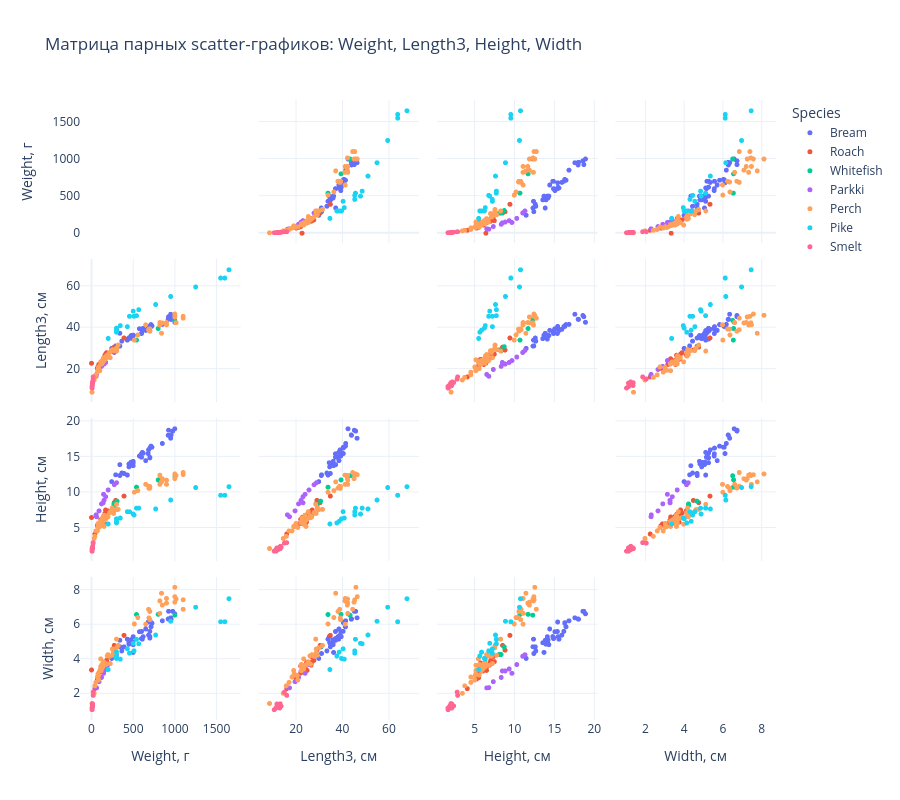

Write notebook code for a chart like this one.
### Markdown cell above
**Вывод.** Классы сильно несбалансированы: `Perch` — самый многочисленный
(~56 особей), тогда как `Whitefish` — всего 6, `Smelt` — 14. Медианный вес
сильно различается по видам: `Pike` — самая тяжёлая (медиана ~700 г),
`Smelt` — самая лёгкая (~10 г).

Практический вывод: если строить единую регрессию по всем видам, она будет
смещена в сторону `Perch`. Возможные решения — добавить `Species` как признак
(one-hot) или строить отдельные модели по видам. При кросс-валидации стоит
использовать стратификацию по `Species`, чтобы редкие виды попадали в каждый фолд.

### Code cell
selected = [TARGET, "Length3", "Height", "Width"]
fig = px.scatter_matrix(
    df, dimensions=selected, color=GROUP,
    labels={c: f"{c}, " + ("г" if c == TARGET else "см") for c in selected},
    title="Матрица парных scatter-графиков: Weight, Length3, Height, Width",
    height=800,
)
fig.update_traces(diagonal_visible=False, marker=dict(size=5))
fig.show()

### Figure 1 — Plotly figure (JSON) as saved in the notebook; plotly's stock layout.template omitted (floating-point values rounded to 4 significant figures)
{"data": [{"diagonal": {"visible": false}, "dimensions": [{"axis": {"matches": true}, "label": "Weight, г", "values": [242.0, 290.0, 340.0, 363.0, 430.0, 450.0, 500.0, 390.0, 450.0, 500.0, 475.0, 500.0, 500.0, 340.0, 600.0, 600.0, 700.0, 700.0, 610.0, 650.0, 575.0, 685.0, 620.0, 680.0, 700.0, 725.0, 720.0, 714.0, 850.0, 1000.0, 920.0, 955.0, 925.0, 975.0, 950.0]}, {"axis": {"matches": true}, "label": "Length3, см", "values": [30.0, 31.2, 31.1, 33.5, 34.0, 34.7, 34.5, 35.0, 35.1, 36.2, 36.2, 36.2, 36.4, 37.3, 37.2, 37.2, 38.3, 38.5, 38.6, 38.7, 39.5, 39.2, 39.7, 40.6, 40.5, 40.9, 40.6, 41.5, 41.6, 42.6, 44.1, 44.0, 45.3, 45.9, 46.5]}, {"axis": {"matches": true}, "label": "Height, см", "values": [11.52, 12.48, 12.38, 12.73, 12.44, 13.6, 14.18, 12.67, 14.0, 14.23, 14.26, 14.37, 13.76, 13.91, 14.95, 15.44, 14.86, 14.94, 15.63, 14.47, 15.13, 15.99, 15.52, 15.47, 16.24, 16.36, 16.36, 16.52, 16.89, 18.96, 18.04, 18.08, 18.75, 18.64, 17.62]}, {"axis": {"matches": true}, "label": "Width, см", "values": [4.02, 4.306, 4.696, 4.455, 5.134, 4.927, 5.279, 4.69, 4.844, 4.959, 5.104, 4.815, 4.368, 5.073, 5.171, 5.58, 5.285, 5.197, 5.134, 5.728, 5.569, 5.37, 5.28, 6.131, 5.589, 6.053, 6.09, 5.851, 6.198, 6.603, 6.306, 6.292, 6.75, 6.747, 6.37]}], "hovertemplate": "Species=Bream<br>%{xaxis.title.text}=%{x}<br>%{yaxis.title.text}=%{y}<extra></extra>", "legendgroup": "Bream", "marker": {"color": "#636efa", "size": 5, "symbol": "circle"}, "name": "Bream", "showlegend": true, "type": "splom"}, {"diagonal": {"visible": false}, "dimensions": [{"axis": {"matches": true}, "label": "Weight, г", "values": [40.0, 69.0, 78.0, 87.0, 120.0, 0.0, 110.0, 120.0, 150.0, 145.0, 160.0, 140.0, 160.0, 169.0, 161.0, 200.0, 180.0, 290.0, 272.0, 390.0]}, {"axis": {"matches": true}, "label": "Length3, см", "values": [16.2, 20.3, 21.2, 22.2, 22.2, 22.8, 23.1, 23.7, 24.7, 24.3, 25.3, 25.0, 25.0, 27.2, 26.7, 26.8, 27.9, 29.2, 30.6, 35.0]}, {"axis": {"matches": true}, "label": "Height, см", "values": [4.147, 5.298, 5.576, 5.617, 6.216, 6.475, 6.168, 6.115, 5.804, 6.634, 7.033, 6.55, 6.4, 7.534, 6.915, 7.397, 7.087, 8.877, 8.568, 9.485]}, {"axis": {"matches": true}, "label": "Width, см", "values": [2.268, 2.822, 2.904, 3.175, 3.574, 3.352, 3.396, 3.294, 3.754, 3.548, 3.82, 3.325, 3.8, 3.835, 3.631, 4.127, 3.906, 4.497, 4.774, 5.355]}], "hovertemplate": "Species=Roach<br>%{xaxis.title.text}=%{x}<br>%{yaxis.title.text}=%{y}<extra></extra>", "legendgroup": "Roach", "marker": {"color": "#EF553B", "size": 5, "symbol": "circle"}, "name": "Roach", "showlegend": true, "type": "splom"}, {"diagonal": {"visible": false}, "dimensions": [{"axis": {"matches": true}, "label": "Weight, г", "values": [270.0, 270.0, 306.0, 540.0, 800.0, 1000.0]}, {"axis": {"matches": true}, "label": "Length3, см", "values": [28.7, 29.3, 30.8, 34.0, 39.6, 43.5]}, {"axis": {"matches": true}, "label": "Height, см", "values": [8.38, 8.145, 8.778, 10.74, 11.76, 12.35]}, {"axis": {"matches": true}, "label": "Width, см", "values": [4.248, 4.248, 4.682, 6.562, 6.574, 6.525]}], "hovertemplate": "Species=Whitefish<br>%{xaxis.title.text}=%{x}<br>%{yaxis.title.text}=%{y}<extra></extra>", "legendgroup": "Whitefish", "marker": {"color": "#00cc96", "size": 5, "symbol": "circle"}, "name": "Whitefish", "showlegend": true, "type": "splom"}, {"diagonal": {"visible": false}, "dimensions": [{"axis": {"matches": true}, "label": "Weight, г", "values": [55.0, 60.0, 90.0, 120.0, 150.0, 140.0, 170.0, 145.0, 200.0, 273.0, 300.0]}, {"axis": {"matches": true}, "label": "Length3, см", "values": [16.5, 17.4, 19.8, 21.3, 22.4, 23.2, 23.2, 24.1, 25.8, 28.0, 29.0]}, {"axis": {"matches": true}, "label": "Height, см", "values": [6.848, 6.577, 7.405, 8.392, 8.893, 8.538, 9.396, 9.736, 10.35, 11.09, 11.37]}, {"axis": {"matches": true}, "label": "Width, см", "values": [2.326, 2.314, 2.673, 2.918, 3.293, 3.294, 3.41, 3.157, 3.664, 4.144, 4.234]}], "hovertemplate": "Species=Parkki<br>%{xaxis.title.text}=%{x}<br>%{yaxis.title.text}=%{y}<extra></extra>", "legendgroup": "Parkki", "marker": {"color": "#ab63fa", "size": 5, "symbol": "circle"}, "name": "Parkki", "showlegend": true, "type": "splom"}, {"diagonal": {"visible": false}, "dimensions": [{"axis": {"matches": true}, "label": "Weight, г", "values": [5.9, 32.0, 40.0, 51.5, 70.0, 100.0, 78.0, 80.0, 85.0, 85.0, 110.0, 115.0, 125.0, 130.0, 120.0, 120.0, 130.0, 135.0, 110.0, 130.0, 150.0, 145.0, 150.0, 170.0, 225.0, 145.0, 188.0, 180.0, 197.0, 218.0, 300.0, 260.0, 265.0, 250.0, 250.0, 300.0, 320.0, 514.0, 556.0, 840.0, 685.0, 700.0, 700.0, 690.0, 900.0, 650.0, 820.0, 850.0, 900.0, 1015.0, 820.0, 1100.0, 1000.0, 1100.0, 1000.0, 1000.0]}, {"axis": {"matches": true}, "label": "Length3, см", "values": [8.8, 14.7, 16.0, 17.2, 18.5, 19.2, 19.4, 20.2, 20.8, 21.0, 22.5, 22.5, 22.5, 22.8, 23.5, 23.5, 23.5, 23.5, 23.5, 24.0, 24.0, 24.2, 24.5, 25.0, 25.5, 25.5, 26.2, 26.5, 27.0, 28.0, 28.7, 28.9, 28.9, 28.9, 29.4, 30.1, 31.6, 34.0, 36.5, 37.3, 39.0, 38.3, 39.4, 39.3, 41.4, 41.4, 41.3, 42.3, 42.5, 42.4, 42.5, 44.6, 45.2, 45.5, 46.0, 46.6]}, {"axis": {"matches": true}, "label": "Height, см", "values": [2.112, 3.528, 3.824, 4.592, 4.588, 5.222, 5.199, 5.636, 5.138, 5.082, 5.692, 5.918, 5.692, 6.384, 6.11, 5.64, 6.11, 5.875, 5.522, 5.856, 6.792, 5.953, 5.218, 6.275, 7.293, 6.375, 6.733, 6.439, 6.561, 7.168, 8.323, 7.167, 7.052, 7.283, 7.82, 7.585, 7.616, 10.03, 10.26, 11.49, 10.88, 10.61, 10.84, 10.57, 11.14, 11.14, 12.43, 11.93, 11.73, 12.38, 11.13, 12.8, 11.93, 12.51, 12.6, 12.49]}, {"axis": {"matches": true}, "label": "Width, см", "values": [1.408, 1.999, 2.432, 2.632, 2.942, 3.322, 3.123, 3.05, 3.037, 2.772, 3.555, 3.308, 3.667, 3.534, 3.408, 3.525, 3.525, 3.525, 3.995, 3.624, 3.624, 3.63, 3.626, 3.725, 3.723, 3.825, 4.166, 3.683, 4.239, 4.144, 5.137, 4.335, 4.335, 4.566, 4.204, 4.635, 4.772, 6.018, 6.388, 7.796, 6.864, 6.741, 6.265, 6.367, 7.493, 6.003, 7.351, 7.106, 7.225, 7.462, 6.63, 6.868, 7.277, 7.417, 8.142, 7.596]}], "hovertemplate": "Species=Perch<br>%{xaxis.title.text}=%{x}<br>%{yaxis.title.text}=%{y}<extra></extra>", "legendgroup": "Perch", "marker": {"color": "#FFA15A", "size": 5, "symbol": "circle"}, "name": "Perch", "showlegend": true, "type": "splom"}, {"diagonal": {"visible": false}, "dimensions": [{"axis": {"matches": true}, "label": "Weight, г", "values": [200.0, 300.0, 300.0, 300.0, 430.0, 345.0, 456.0, 510.0, 540.0, 500.0, 567.0, 770.0, 950.0, 1250.0, 1600.0, 1550.0, 1650.0]}, {"axis": {"matches": true}, "label": "Length3, см", "values": [34.8, 37.8, 38.8, 39.8, 40.5, 41.0, 45.5, 45.5, 45.8, 48.0, 48.7, 51.2, 55.1, 59.7, 64.0, 64.0, 68.0]}, {"axis": {"matches": true}, "label": "Height, см", "values": [5.568, 5.708, 5.936, 6.288, 7.29, 6.396, 7.28, 6.825, 7.786, 6.96, 7.792, 7.68, 8.926, 10.69, 9.6, 9.6, 10.81]}, {"axis": {"matches": true}, "label": "Width, см", "values": [3.376, 4.158, 4.384, 4.02, 4.577, 3.977, 4.322, 4.459, 5.13, 4.896, 4.87, 5.376, 6.171, 6.985, 6.144, 6.144, 7.48]}], "hovertemplate": "Species=Pike<br>%{xaxis.title.text}=%{x}<br>%{yaxis.title.text}=%{y}<extra></extra>", "legendgroup": "Pike", "marker": {"color": "#19d3f3", "size": 5, "symbol": "circle"}, "name": "Pike", "showlegend": true, "type": "splom"}, {"diagonal": {"visible": false}, "dimensions": [{"axis": {"matches": true}, "label": "Weight, г", "values": [6.7, 7.5, 7.0, 9.7, 9.8, 8.7, 10.0, 9.9, 9.8, 12.2, 13.4, 12.2, 19.7, 19.9]}, {"axis": {"matches": true}, "label": "Length3, см", "values": [10.8, 11.6, 11.6, 12.0, 12.4, 12.6, 13.1, 13.1, 13.2, 13.4, 13.5, 13.8, 15.2, 16.2]}, {"axis": {"matches": true}, "label": "Height, см", "values": [1.739, 1.972, 1.728, 2.196, 2.083, 1.978, 2.214, 2.214, 2.204, 2.09, 2.43, 2.277, 2.873, 2.932]}, {"axis": {"matches": true}, "label": "Width, см", "values": [1.048, 1.16, 1.148, 1.38, 1.277, 1.285, 1.284, 1.166, 1.148, 1.394, 1.269, 1.256, 2.067, 1.879]}], "hovertemplate": "Species=Smelt<br>%{xaxis.title.text}=%{x}<br>%{yaxis.title.text}=%{y}<extra></extra>", "legendgroup": "Smelt", "marker": {"color": "#FF6692", "size": 5, "symbol": "circle"}, "name": "Smelt", "showlegend": true, "type": "splom"}], "layout": {"dragmode": "select", "height": 800, "legend": {"title": {"text": "Species"}, "tracegroupgap": 0}, "title": {"text": "Матрица парных scatter-графиков: Weight, Length3, Height, Width"}}}
